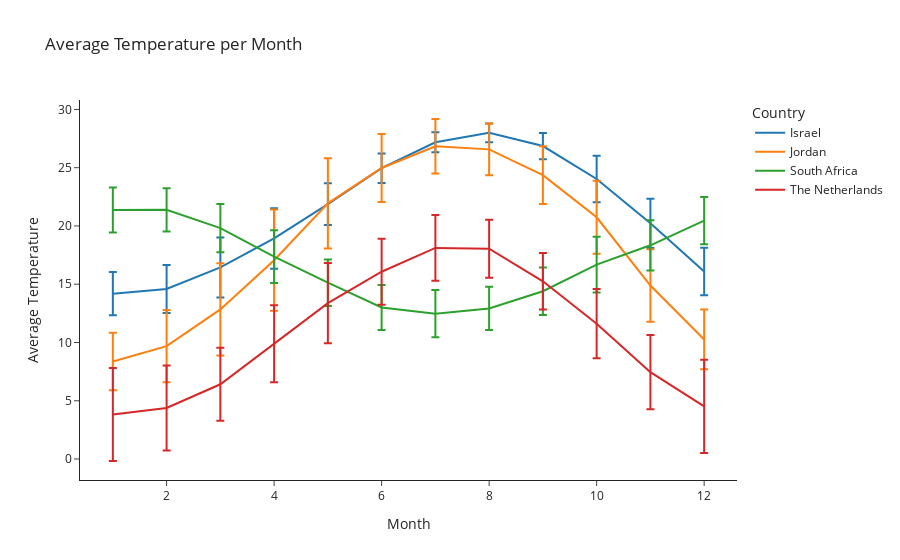

Notebook code cell kept with this figure:
### Code cell
month_temp_df = df.groupby(['Country', 'Month'], as_index=False)\
        .agg(avg=pd.NamedAgg(column='Temp', aggfunc='mean'), std=pd.NamedAgg(column='Temp', aggfunc='std'))

fig_3 = px.line(month_temp_df,
                x='Month', y='avg',
                title='Average Temperature per Month',
                color='Country',
                error_y='std')
fig_3.update_layout(yaxis_title='Average Temperature')
fig_3.show()
pio.write_image(fig=fig_3, engine='orca', file='./avg_temp_by_country.png')

"""
Based on this graph, not all countries have the same pattern. The easiest to spot is South Africa, which has an almost "opposite"
high and low months of the year's behavior regarding the other countries (This makes sense as Africa's seasons are opposite of Israel's).
The model has the highest chance to work on Jordan well (Not surprising, it has a similar climate to Israel),
as we can see that their graphs are pretty close.
It might do an OK job on The Netherlands - we can see the distribution is very similar, but the intercept seems different (about 10 deg. difference over all months).
And of course, it is easy to see that it will be very bad at predicting the temperature in South Africa, as I previously mentioned.
"""

### Figure 1 — Plotly figure (JSON) as saved in the notebook; plotly's stock layout.template omitted (floating-point values rounded to 4 significant figures)
{"data": [{"error_y": {"array": [1.857, 2.052, 2.572, 2.592, 1.789, 1.263, 0.8551, 0.8045, 1.125, 2.005, 2.11, 2.036]}, "hovertemplate": "Country=Israel<br>Month=%{x}<br>avg=%{y}<extra></extra>", "legendgroup": "Israel", "line": {"color": "#1F77B4", "dash": "solid"}, "marker": {"symbol": "circle"}, "mode": "lines", "name": "Israel", "orientation": "v", "showlegend": true, "x": [1, 2, 3, 4, 5, 6, 7, 8, 9, 10, 11, 12], "xaxis": "x", "y": [14.19, 14.59, 16.44, 18.93, 21.87, 24.96, 27.18, 27.99, 26.86, 24.03, 20.23, 16.09], "yaxis": "y", "type": "scatter"}, {"error_y": {"array": [2.47, 3.096, 3.956, 4.344, 3.871, 2.916, 2.336, 2.23, 2.475, 3.126, 3.115, 2.564]}, "hovertemplate": "Country=Jordan<br>Month=%{x}<br>avg=%{y}<extra></extra>", "legendgroup": "Jordan", "line": {"color": "#FF7F0E", "dash": "solid"}, "marker": {"symbol": "circle"}, "mode": "lines", "name": "Jordan", "orientation": "v", "showlegend": true, "x": [1, 2, 3, 4, 5, 6, 7, 8, 9, 10, 11, 12], "xaxis": "x", "y": [8.375, 9.683, 12.84, 17.06, 21.94, 24.98, 26.84, 26.57, 24.36, 20.75, 14.89, 10.26], "yaxis": "y", "type": "scatter"}, {"error_y": {"array": [1.936, 1.858, 2.07, 2.266, 1.991, 1.931, 2.025, 1.851, 2.031, 2.393, 2.152, 2.028]}, "hovertemplate": "Country=South Africa<br>Month=%{x}<br>avg=%{y}<extra></extra>", "legendgroup": "South Africa", "line": {"color": "#2CA02C", "dash": "solid"}, "marker": {"symbol": "circle"}, "mode": "lines", "name": "South Africa", "orientation": "v", "showlegend": true, "x": [1, 2, 3, 4, 5, 6, 7, 8, 9, 10, 11, 12], "xaxis": "x", "y": [21.37, 21.39, 19.81, 17.36, 15.13, 13.0, 12.48, 12.93, 14.4, 16.69, 18.34, 20.46], "yaxis": "y", "type": "scatter"}, {"error_y": {"array": [3.989, 3.639, 3.128, 3.308, 3.441, 2.84, 2.816, 2.489, 2.424, 2.97, 3.185, 3.997]}, "hovertemplate": "Country=The Netherlands<br>Month=%{x}<br>avg=%{y}<extra></extra>", "legendgroup": "The Netherlands", "line": {"color": "#D62728", "dash": "solid"}, "marker": {"symbol": "circle"}, "mode": "lines", "name": "The Netherlands", "orientation": "v", "showlegend": true, "x": [1, 2, 3, 4, 5, 6, 7, 8, 9, 10, 11, 12], "xaxis": "x", "y": [3.82, 4.378, 6.415, 9.899, 13.38, 16.07, 18.12, 18.05, 15.25, 11.61, 7.454, 4.515], "yaxis": "y", "type": "scatter"}], "layout": {"xaxis": {"anchor": "y", "domain": [0.0, 1.0], "title": {"text": "Month"}}, "yaxis": {"anchor": "x", "domain": [0.0, 1.0], "title": {"text": "Average Temperature"}}, "legend": {"title": {"text": "Country"}, "tracegroupgap": 0}, "title": {"text": "Average Temperature per Month"}}}
